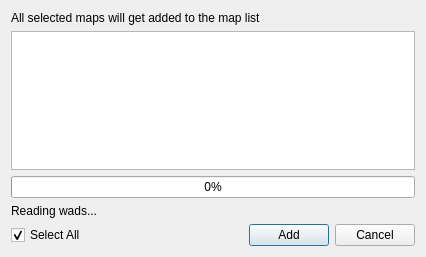
<?xml version="1.0" encoding="UTF-8"?>
<ui version="4.0">
 <class>MapListSelector</class>
 <widget class="QDialog" name="MapListSelector">
  <property name="windowModality">
   <enum>Qt::NonModal</enum>
  </property>
  <property name="geometry">
   <rect>
    <x>0</x>
    <y>0</y>
    <width>426</width>
    <height>257</height>
   </rect>
  </property>
  <property name="sizePolicy">
   <sizepolicy hsizetype="Preferred" vsizetype="Preferred">
    <horstretch>0</horstretch>
    <verstretch>0</verstretch>
   </sizepolicy>
  </property>
  <property name="contextMenuPolicy">
   <enum>Qt::DefaultContextMenu</enum>
  </property>
  <property name="windowTitle">
   <string>Doomseeker - Select Maps</string>
  </property>
  <property name="modal">
   <bool>true</bool>
  </property>
  <layout class="QVBoxLayout" name="verticalLayout">
   <item>
    <widget class="QLabel" name="descriptionSelect">
     <property name="text">
      <string>All selected maps will get added to the map list</string>
     </property>
    </widget>
   </item>
   <item>
    <widget class="QListWidget" name="listMapsWidget">
     <property name="contextMenuPolicy">
      <enum>Qt::CustomContextMenu</enum>
     </property>
     <property name="selectionMode">
      <enum>QAbstractItemView::ExtendedSelection</enum>
     </property>
     <property name="selectionBehavior">
      <enum>QAbstractItemView::SelectRows</enum>
     </property>
     <property name="sortingEnabled">
      <bool>true</bool>
     </property>
    </widget>
   </item>
   <item>
    <widget class="QProgressBar" name="progressBar">
     <property name="value">
      <number>0</number>
     </property>
    </widget>
   </item>
   <item>
    <widget class="QLabel" name="descriptionLoading">
     <property name="sizePolicy">
      <sizepolicy hsizetype="Minimum" vsizetype="Minimum">
       <horstretch>0</horstretch>
       <verstretch>0</verstretch>
      </sizepolicy>
     </property>
     <property name="text">
      <string>Reading wads...</string>
     </property>
    </widget>
   </item>
   <item>
    <layout class="QHBoxLayout" name="buttonHLayout">
     <property name="sizeConstraint">
      <enum>QLayout::SetDefaultConstraint</enum>
     </property>
     <property name="topMargin">
      <number>0</number>
     </property>
     <item>
      <widget class="InterpolateCheckBox" name="checkAll">
       <property name="text">
        <string>Select All</string>
       </property>
       <property name="checked">
        <bool>true</bool>
       </property>
       <property name="tristate">
        <bool>true</bool>
       </property>
      </widget>
     </item>
     <item>
      <spacer name="horizontalSpacer">
       <property name="orientation">
        <enum>Qt::Horizontal</enum>
       </property>
       <property name="sizeHint" stdset="0">
        <size>
         <width>40</width>
         <height>20</height>
        </size>
       </property>
      </spacer>
     </item>
     <item>
      <widget class="QPushButton" name="btnAdd">
       <property name="enabled">
        <bool>true</bool>
       </property>
       <property name="sizePolicy">
        <sizepolicy hsizetype="Fixed" vsizetype="Ignored">
         <horstretch>100</horstretch>
         <verstretch>0</verstretch>
        </sizepolicy>
       </property>
       <property name="text">
        <string>Add</string>
       </property>
       <property name="icon">
        <iconset resource="../../../../media/resources.qrc">
         <normaloff>:/icons/plus.png</normaloff>:/icons/plus.png</iconset>
       </property>
       <property name="checkable">
        <bool>false</bool>
       </property>
      </widget>
     </item>
     <item>
      <widget class="QPushButton" name="btnCancel">
       <property name="sizePolicy">
        <sizepolicy hsizetype="Maximum" vsizetype="Fixed">
         <horstretch>0</horstretch>
         <verstretch>0</verstretch>
        </sizepolicy>
       </property>
       <property name="text">
        <string>Cancel</string>
       </property>
      </widget>
     </item>
    </layout>
   </item>
  </layout>
 </widget>
 <customwidgets>
  <customwidget>
   <class>InterpolateCheckBox</class>
   <extends>QCheckBox</extends>
   <header>gui/widgets/interpolatecheckbox.h</header>
  </customwidget>
 </customwidgets>
 <resources>
  <include location="../../../../media/resources.qrc"/>
 </resources>
 <connections>
  <connection>
   <sender>btnAdd</sender>
   <signal>clicked()</signal>
   <receiver>MapListSelector</receiver>
   <slot>accept()</slot>
   <hints>
    <hint type="sourcelabel">
     <x>289</x>
     <y>233</y>
    </hint>
    <hint type="destinationlabel">
     <x>212</x>
     <y>128</y>
    </hint>
   </hints>
  </connection>
  <connection>
   <sender>btnCancel</sender>
   <signal>clicked()</signal>
   <receiver>MapListSelector</receiver>
   <slot>reject()</slot>
   <hints>
    <hint type="sourcelabel">
     <x>375</x>
     <y>233</y>
    </hint>
    <hint type="destinationlabel">
     <x>212</x>
     <y>128</y>
    </hint>
   </hints>
  </connection>
  <connection>
   <sender>checkAll</sender>
   <signal>clicked()</signal>
   <receiver>MapListSelector</receiver>
   <slot>selectAll()</slot>
   <hints>
    <hint type="sourcelabel">
     <x>96</x>
     <y>228</y>
    </hint>
    <hint type="destinationlabel">
     <x>138</x>
     <y>218</y>
    </hint>
   </hints>
  </connection>
  <connection>
   <sender>listMapsWidget</sender>
   <signal>itemChanged(QListWidgetItem*)</signal>
   <receiver>MapListSelector</receiver>
   <slot>listItemChanged()</slot>
   <hints>
    <hint type="sourcelabel">
     <x>294</x>
     <y>91</y>
    </hint>
    <hint type="destinationlabel">
     <x>425</x>
     <y>124</y>
    </hint>
   </hints>
  </connection>
  <connection>
   <sender>listMapsWidget</sender>
   <signal>customContextMenuRequested(QPoint)</signal>
   <receiver>MapListSelector</receiver>
   <slot>showContextMenu(QPoint)</slot>
   <hints>
    <hint type="sourcelabel">
     <x>214</x>
     <y>102</y>
    </hint>
    <hint type="destinationlabel">
     <x>211</x>
     <y>240</y>
    </hint>
   </hints>
  </connection>
 </connections>
 <slots>
  <slot>selectAll()</slot>
  <slot>listItemChanged()</slot>
  <slot>showContextMenu(QPoint)</slot>
 </slots>
</ui>
